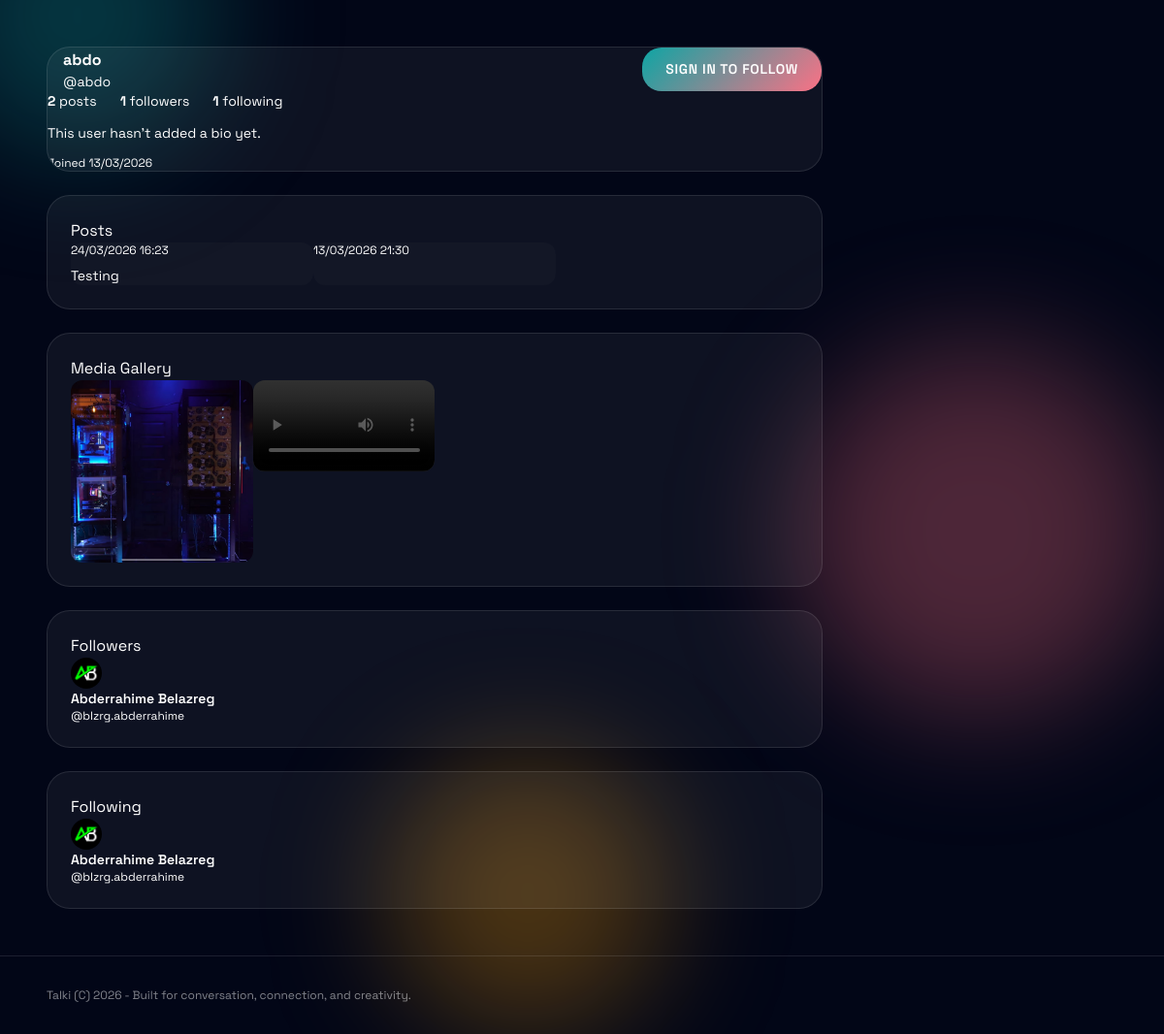
The app's page /u/abdo with its own data.
### tables this page shows
CREATE TABLE users (
                id INTEGER PRIMARY KEY AUTOINCREMENT,
                email TEXT UNIQUE NOT NULL,
                name TEXT NOT NULL,
                handle TEXT UNIQUE NOT NULL,
                password_hash TEXT NOT NULL,
                verified INTEGER NOT NULL DEFAULT 0,
                created_at TEXT NOT NULL
            , avatar_path TEXT, bio TEXT, hobbies TEXT, share_link TEXT, last_active_at TEXT, last_chat_active_at TEXT, last_active_conversation_id INTEGER);

CREATE TABLE posts (
                id INTEGER PRIMARY KEY AUTOINCREMENT,
                user_id INTEGER NOT NULL,
                content TEXT NOT NULL,
                created_at TEXT NOT NULL, media_path TEXT, media_type TEXT, is_hidden INTEGER DEFAULT 0,
                FOREIGN KEY (user_id) REFERENCES users (id)
            );

### app.py (the view, shortened to what this page needs)
@app.route("/u/<handle>")
def public_profile(handle: str):
    handle = normalize_handle(handle)
    with get_db() as conn:
        user = conn.execute(
            "SELECT * FROM users WHERE handle = ?",
            (handle,),
        ).fetchone()
        if not user:
            return redirect(url_for("login"))
        followers_count = conn.execute(
            "SELECT COUNT(*) AS count FROM followers WHERE following_id = ?",
            (user["id"],),
        ).fetchone()["count"]
        following_count = conn.execute(
            "SELECT COUNT(*) AS count FROM followers WHERE follower_id = ?",
            (user["id"],),
        ).fetchone()["count"]
        posts_count = conn.execute(
            "SELECT COUNT(*) AS count FROM posts WHERE user_id = ?",
            (user["id"],),
        ).fetchone()["count"]
        followers_list = conn.execute(
            """
            SELECT users.id, users.name, users.handle, users.avatar_path
            FROM followers
            JOIN users ON users.id = followers.follower_id
            WHERE followers.following_id = ?
            ORDER BY followers.created_at DESC
            LIMIT 12
            """,
            (user["id"],),
        ).fetchall()
        following_list = conn.execute(
            """
            SELECT users.id, users.name, users.handle, users.avatar_path
            FROM followers
            JOIN users ON users.id = followers.following_id
            WHERE followers.follower_id = ?
            ORDER BY followers.created_at DESC
            LIMIT 12
            """,
            (user["id"],),
        ).fetchall()
        media_rows = conn.execute(
            """
            SELECT media_path, media_type
            FROM posts
            WHERE user_id = ? AND media_path IS NOT NULL
            ORDER BY created_at DESC
            """,
            (user["id"],),
        ).fetchall()
        post_rows = conn.execute(
            """
            SELECT content, created_at
            FROM posts
            WHERE user_id = ?
            ORDER BY created_at DESC
            """,
            (user["id"],),
        ).fetchall()
        recent_rows = conn.execute(
            """
            SELECT content, created_at
            FROM posts
            WHERE user_id = ?
            ORDER BY created_at DESC
            LIMIT 6
            """,
            (user["id"],),
        ).fetchall()
    joined_date = None
    if user and user["created_at"]:
        try:
            joined_date = datetime.fromisoformat(user["created_at"]).strftime("%d/%m/%Y")
        except ValueError:
            joined_date = user["created_at"]
    share_url = None
    if user and user["share_link"]:
        if user["share_link"].startswith("http://") or user["share_link"].startswith("https://"):
            share_url = user["share_link"]
        else:
            share_url = f"https://{user['share_link']}"
    viewer = current_user()
    is_self = viewer and viewer["id"] == user["id"]
    is_following = False
    recent_posts = [
        {
            "content": row["content"],
            "created_at": datetime.fromisoformat(row["created_at"]).strftime("%d/%m/%Y %H:%M"),
        }
        for row in recent_rows
    ]
    all_posts = [
        {
            "content": row["content"],
            "created_at": datetime.fromisoformat(row["created_at"]).strftime("%d/%m/%Y %H:%M"),
        }
        for row in post_rows
    ]
    return render_template(
        "public_profile.html",
        nav=nav_items("profile") if viewer else [],
        year=datetime.now().year,
        user=user,
        joined_date=joined_date,
        share_url=share_url,
        followers_count=followers_count,
        following_count=following_count,
        posts_count=posts_count,
        followers_list=followers_list,
        following_list=following_list,
        media_posts=media_rows,
        recent_posts=recent_posts,
        all_posts=all_posts,
        is_self=is_self,
        is_following=is_following,
    )

### app.py (called while the page is built, shortened)
@app.before_request
def csrf_protect():
    if request.method == "POST":
        token = session.get("_csrf_token")
        if not token or token != request.form.get("_csrf_token"):
            return "CSRF token missing or invalid", 400

def get_db() -> sqlite3.Connection:
    conn = sqlite3.connect(DATABASE_PATH, timeout=30, check_same_thread=False)
    conn.row_factory = sqlite3.Row
    conn.execute("PRAGMA journal_mode=WAL;")
    conn.execute("PRAGMA synchronous=NORMAL;")
    conn.execute("PRAGMA foreign_keys=ON;")
    conn.execute("PRAGMA busy_timeout=30000;")
    return conn

def current_user():
    user_id = session.get("user_id")
    if not user_id:
        return None
    with get_db() as conn:
        user = conn.execute("SELECT * FROM users WHERE id = ?", (user_id,)).fetchone()
    return user

@app.context_processor
def inject_user():
    return {"current_user": current_user()}

@app.before_request
def redirect_logged_in_from_auth_pages():
    if request.endpoint in {"login", "signup", "forgot_password", "reset_password"} and current_user():
        return redirect(url_for("posts"))

@app.before_request
def touch_last_active():
    user_id = session.get("user_id")
    if not user_id:
        return

def normalize_handle(value: str) -> str:
    value = value.strip()
    if value.startswith("@"):
        value = value[1:]
    return value

### templates/public_profile.html (shortened to what this page needs)
{% extends "base.html" %}
{% set title = user.name ~ " (@" ~ user.handle ~ ") | Talki" %}
{% block content %}
<div class="space-y-6" style="max-width: 800px;">
  <section class="card" style="padding: 0; overflow: hidden;">
    <div class="profile-header">
      <div class="flex items-end justify-between" style="flex-wrap: wrap; gap: var(--sp-4);">
        <div class="flex items-end gap-4">
          <div style="margin-bottom: var(--sp-2);">
            <h1 style="font-size: var(--text-xl); font-weight: 700;">{{ user.name }}</h1>
            <div class="text-sm text-muted">@{{ user.handle }}</div>
          </div>
        </div>
        {% if not is_self and current_user %}
        <div class="flex items-center gap-2" style="margin-bottom: var(--sp-2);">
          {% if is_following %}
          <form method="post" action="{{ url_for('unfollow', user_id=user.id) }}">
            <input type="hidden" name="_csrf_token" value="{{ csrf_token() }}">
            <button class="btn btn-secondary btn-sm">Unfollow</button>
          </form>
          {% else %}
          <form method="post" action="{{ url_for('follow', user_id=user.id) }}">
            <input type="hidden" name="_csrf_token" value="{{ csrf_token() }}">
            <button class="btn btn-primary btn-sm">Follow</button>
          </form>
          {% endif %}
          <a href="{{ url_for('chat_start', user_id=user.id) }}" class="btn btn-secondary btn-sm">
            <svg viewBox="0 0 24 24" fill="none" stroke="currentColor" stroke-width="2" width="14" height="14"><path d="M21 15a2 2 0 0 1-2 2H7l-4 4V5a2 2 0 0 1 2-2h14a2 2 0 0 1 2 2z"/></svg>
            Message
          </a>
        </div>
        {% elif not current_user %}
        <a href="{{ url_for('login') }}" class="btn btn-primary btn-sm" style="margin-bottom: var(--sp-2);">Sign in to follow</a>
        {% endif %}
      </div>
      <div style="margin-top: var(--sp-4); padding-bottom: var(--sp-6);">
        <div class="flex gap-6 text-sm" style="flex-wrap: wrap;">
          <span><strong>{{ posts_count }}</strong> <span class="text-muted">posts</span></span>
          <span><strong>{{ followers_count }}</strong> <span class="text-muted">followers</span></span>
          <span><strong>{{ following_count }}</strong> <span class="text-muted">following</span></span>
        </div>
        <p class="text-sm mt-3" style="color: var(--text-secondary); line-height: 1.6;">
          {{ user.bio if user.bio else "This user hasn't added a bio yet." }}
        </p>
        <div class="flex gap-4 mt-3 text-xs text-faint" style="flex-wrap: wrap;">
          <span>Joined {{ joined_date if joined_date else "Unknown" }}</span>
        </div>
      </div>
    </div>
  </section>
  <section class="card">
    <div class="section-header">Posts</div>
    {% if all_posts|length == 0 %}
    <div class="empty-state" style="padding: var(--sp-8);">
      <p class="text-sm text-muted">No posts yet.</p>
    </div>
    {% else %}
    <div style="display: grid; gap: var(--sp-3); grid-template-columns: repeat(auto-fill, minmax(250px, 1fr));">
      {% for post in all_posts %}
      <div style="background: rgba(255,255,255,0.02); border: 1px solid var(--border); border-radius: var(--radius-md); padding: var(--sp-4); transition: background 150ms;">
        <div class="text-xs text-faint mb-2">{{ post.created_at }}</div>
        <div class="text-sm" style="color: var(--text-secondary);">{{ post.content }}</div>
      </div>
      {% endfor %}
    </div>
    {% endif %}
  </section>
  {% if media_posts|length > 0 %}
  <section class="card">
    <div class="section-header">Media Gallery</div>
    <div style="display: grid; gap: var(--sp-3); grid-template-columns: repeat(auto-fill, minmax(180px, 1fr));">
      {% for media in media_posts %}
      {% if media.media_type == "video" %}
      <video controls style="width: 100%; border-radius: var(--radius-md); border: 1px solid var(--border);">
        <source src="{{ url_for('static', filename=media.media_path) }}" />
      </video>
      {% else %}
      <img src="{{ url_for('static', filename=media.media_path) }}" alt="" loading="lazy" style="width: 100%; border-radius: var(--radius-md); border: 1px solid var(--border); object-fit: cover; aspect-ratio: 1;">
      {% endif %}
      {% endfor %}
    </div>
  </section>
  {% endif %}
  {% if followers_list|length > 0 %}
  <section class="card">
    <div class="section-header">Followers</div>
    <div style="display: grid; gap: var(--sp-3); grid-template-columns: repeat(auto-fill, minmax(220px, 1fr));">
      {% for follow in followers_list %}
      <a href="{{ url_for('public_profile', handle=follow.handle) }}" class="user-info" style="padding: var(--sp-3); border: 1px solid var(--border); border-radius: var(--radius-md); transition: background 150ms;">
        {% if follow.avatar_path %}
        <img src="{{ url_for('static', filename=follow.avatar_path) }}" class="avatar avatar-sm" alt="">
        {% else %}
        <div class="avatar avatar-sm avatar-placeholder">
          <svg viewBox="0 0 24 24" fill="none" stroke="currentColor" stroke-width="2" width="14" height="14"><path d="M20 21v-2a4 4 0 0 0-4-4H8a4 4 0 0 0-4 4v2"/><circle cx="12" cy="7" r="4"/></svg>
        </div>
        {% endif %}
        <div>
          <div class="text-sm font-semibold">{{ follow.name }}</div>
          <div class="text-xs text-faint">@{{ follow.handle }}</div>
        </div>
      </a>
      {% endfor %}
    </div>
  </section>
  {% endif %}
  {% if following_list|length > 0 %}
  <section class="card">
    <div class="section-header">Following</div>
    <div style="display: grid; gap: var(--sp-3); grid-template-columns: repeat(auto-fill, minmax(220px, 1fr));">
      {% for follow in following_list %}
      <a href="{{ url_for('public_profile', handle=follow.handle) }}" class="user-info" style="padding: var(--sp-3); border: 1px solid var(--border); border-radius: var(--radius-md); transition: background 150ms;">
        {% if follow.avatar_path %}
        <img src="{{ url_for('static', filename=follow.avatar_path) }}" class="avatar avatar-sm" alt="">
        {% else %}
        <div class="avatar avatar-sm avatar-placeholder">
          <svg viewBox="0 0 24 24" fill="none" stroke="currentColor" stroke-width="2" width="14" height="14"><path d="M20 21v-2a4 4 0 0 0-4-4H8a4 4 0 0 0-4 4v2"/><circle cx="12" cy="7" r="4"/></svg>
        </div>
        {% endif %}
        <div>
          <div class="text-sm font-semibold">{{ follow.name }}</div>
          <div class="text-xs text-faint">@{{ follow.handle }}</div>
        </div>
      </a>
      {% endfor %}
    </div>
  </section>
  {% endif %}
</div>
{% endblock %}

### static/design-system.css (style rules this page uses)
:root { --color-primary: #0EA5A4; --color-primary-light: #14B8B7; --color-primary-dark: #0A7D7C; --color-primary-hover: #12A5A4; --color-secondary: #FB7185; --color-secondary-light: #FC8B9E; --color-secondary-dark: #E85D73; --color-accent: #8B5CF6; --color-accent-light: #A78BFA; --color-accent-dark: #7C3AED; --color-bg-primary: #0B1120; --color-bg-secondary: #111827; --color-bg-tertiary: #1F2937; --color-bg-elevated: #1E293B; --color-surface: rgba(255, 255, 255, 0.05); --color-surface-hover: rgba(255, 255, 255, 0.08); --color-surface-active: rgba(255, 255, 255, 0.12); --color-text-primary: #FFFFFF; --color-text-secondary: rgba(255, 255, 255, 0.70); --color-text-tertiary: rgba(255, 255, 255, 0.50); --color-text-disabled: rgba(255, 255, 255, 0.30); --color-success: #10B981; --color-success-bg: rgba(16, 185, 129, 0.1); --color-success-border: rgba(16, 185, 129, 0.4); --color-error: #EF4444; --color-error-bg: rgba(239, 68, 68, 0.1); --color-error-border: rgba(239, 68, 68, 0.4); --color-warning: #F59E0B; --color-warning-bg: rgba(245, 158, 11, 0.1); --color-warning-border: rgba(245, 158, 11, 0.4); --color-info: #3B82F6; --color-info-bg: rgba(59, 130, 246, 0.1); --color-info-border: rgba(59, 130, 246, 0.4); --color-border-primary: rgba(255, 255, 255, 0.10); --color-border-secondary: rgba(255, 255, 255, 0.05); --color-border-focus: var(--color-primary); --font-primary: -apple-system, BlinkMacSystemFont, 'Segoe UI', Roboto, 'Helvetica Neue', Arial, sans-serif; --font-mono: 'Courier New', Courier, monospace; --font-size-xs: 0.75rem; --font-size-sm: 0.875rem; --font-size-base: 1rem; --font-size-lg: 1.125rem; --font-size-xl: 1.25rem; --font-size-2xl: 1.5rem; --font-size-3xl: 2rem; --font-size-4xl: 2.5rem; --font-size-5xl: 3rem; --font-weight-normal: 400; --font-weight-medium: 500; --font-weight-semibold: 600; --font-weight-bold: 700; --line-height-tight: 1.25; --line-height-normal: 1.5; --line-height-relaxed: 1.75; --space-1: 0.25rem; --space-2: 0.5rem; --space-3: 0.75rem; --space-4: 1rem; --space-5: 1.25rem; --space-6: 1.5rem; --space-8: 2rem; --space-10: 2.5rem; --space-12: 3rem; --space-16: 4rem; --space-20: 5rem; --radius-sm: 0.5rem; --radius-md: 0.75rem; --radius-lg: 1rem; --radius-xl: 1.25rem; --radius-2xl: 1.5rem; --radius-full: 9999px; --shadow-sm: 0 1px 2px 0 rgba(0, 0, 0, 0.3); --shadow-md: 0 4px 6px -1px rgba(0, 0, 0, 0.4), 0 2px 4px -1px rgba(0, 0, 0, 0.3); --shadow-lg: 0 10px 15px -3px rgba(0, 0, 0, 0.5), 0 4px 6px -2px rgba(0, 0, 0, 0.3); --shadow-xl: 0 20px 25px -5px rgba(0, 0, 0, 0.6), 0 10px 10px -5px rgba(0, 0, 0, 0.3); --shadow-2xl: 0 25px 50px -12px rgba(0, 0, 0, 0.7); --transition-fast: 150ms ease; --transition-base: 200ms ease; --transition-slow: 300ms ease; --z-base: 0; --z-dropdown: 1000; --z-sticky: 1100; --z-modal-backdrop: 1200; --z-modal: 1300; --z-toast: 1400; --z-tooltip: 1500; --min-touch-target: 44px; }
.btn { display: inline-flex; align-items: center; justify-content: center; padding: var(--space-3) var(--space-6); font-size: var(--font-size-sm); font-weight: var(--font-weight-semibold); text-transform: uppercase; letter-spacing: 0.05em; border-radius: var(--radius-xl); transition: all var(--transition-base); cursor: pointer; border: none; outline: none; min-height: var(--min-touch-target); white-space: nowrap; }
.btn-primary { background: linear-gradient(135deg, var(--color-primary) 0%, var(--color-secondary) 100%); color: var(--color-text-primary); }
.card { background: var(--color-surface); border: 1px solid var(--color-border-primary); border-radius: var(--radius-2xl); padding: var(--space-6); transition: all var(--transition-base); }
.avatar { display: inline-block; border-radius: var(--radius-full); object-fit: cover; }
.avatar-sm { width: 2rem; height: 2rem; }

### records on screen
users: name "abdo", handle "abdo"
posts: created_at "24/03/2026 16:23", content "Testing", media_path (picture)
users: avatar_path (picture), name "Abderrahime Belazreg", handle "blzrg.abderrahime"

### other values on screen
{{ posts_count }} "2"
{{ followers_count }} "1"
{{ following_count }} "1"
{{ user.bio if user.bio else "This user hasn't added a bio yet." }} "This user hasn't added a bio yet."
{{ joined_date if joined_date else "Unknown" }} "13/03/2026"
{{ post.created_at }} "13/03/2026 21:30"
